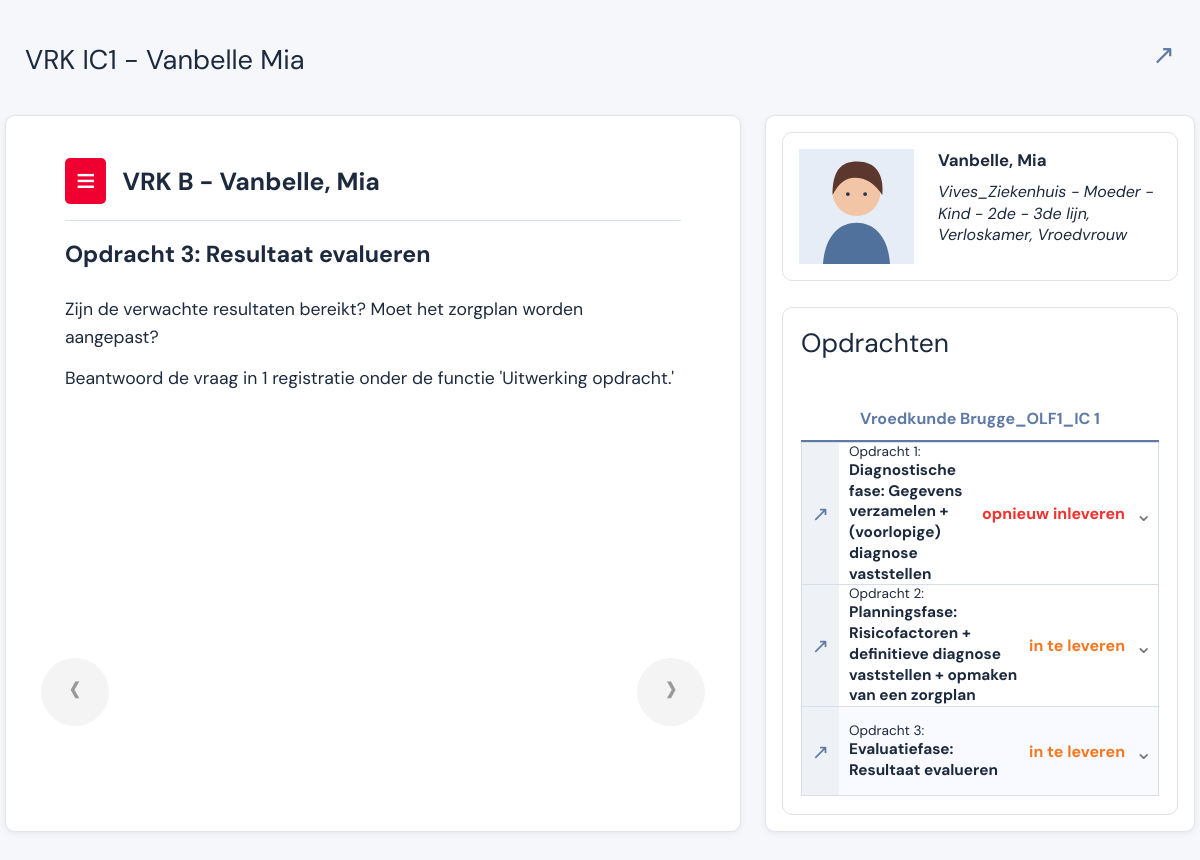
Page /casus/1/?assignment=3 on the committed database.
### dossier/models.py (models this page shows, shortened)
class Case(models.Model):
    title = models.CharField(max_length=180)
    patient = models.ForeignKey(Patient, on_delete=models.PROTECT, related_name="cases")
    course = models.CharField(max_length=180)
    published = models.BooleanField(default=True)

class Patient(models.Model):
    name = models.CharField(max_length=120)
    reference = models.CharField(max_length=40, unique=True)
    image = models.CharField(max_length=240, blank=True)
    context = models.CharField(max_length=280, blank=True)

class Assignment(models.Model):
    class Status(models.TextChoices):
        RESUBMIT = "resubmit", "opnieuw inleveren"
        TODO = "todo", "in te leveren"
        DONE = "done", "ingediend"
    case = models.ForeignKey(Case, on_delete=models.CASCADE, related_name="assignments")
    title = models.CharField(max_length=240)
    phase = models.CharField(max_length=120)
    content = models.TextField(blank=True)
    status = models.CharField(max_length=20, choices=Status.choices, default=Status.TODO)
    position = models.PositiveIntegerField(default=0)
    class Meta:
        ordering = ["position", "id"]

### dossier/views.py (the view)
# urls.py: path("casus/<int:case_id>/", views.case_detail, name="case_detail"),
def case_detail(request, case_id):
    case = get_object_or_404(
        Case.objects.filter(published=True).prefetch_related("modules", "assignments"), id=case_id
    )
    assignments = list(case.assignments.all())
    selected_id = request.GET.get("assignment")
    selected = next((item for item in assignments if str(item.id) == selected_id), None)
    return render(request, "dossier/case_detail.html", {
        "case": case,
        "assignments": assignments,
        "selected": selected,
        "last_assignment": assignments[-1] if assignments else None,
    })

### templates/dossier/case_detail.html (shortened to what this page needs)
{% extends 'base.html' %}
{% block content %}
<main class="case-viewer">
	<header class="viewer-header"><h1>{{ case.title }}</h1><a href="{% url 'dossier:home' %}" aria-label="Terug naar casussen">↗</a></header>
	<div class="viewer-grid">
		<section class="reading-pane">
			<div class="case-banner"><span class="menu-square">≡</span><strong>VRK B - {{ case.patient.name }}</strong></div>
			{% if selected %}
				<h2>{{ selected.phase }}: {{ selected.title|cut:'Diagnostische fase: '|cut:'Planningsfase: '|cut:'Evaluatiefase: ' }}</h2>
				<div class="assignment-content">{{ selected.content|linebreaks }}</div>
			{% endif %}
			<div class="pager"><a href="{% url 'dossier:case_detail' case.id %}?assignment={{ assignments.0.id }}">‹</a>{% if last_assignment %}<a href="{% url 'dossier:case_detail' case.id %}?assignment={{ last_assignment.id }}">›</a>{% endif %}</div>
		</section>
		<aside class="case-panel">
			<section class="patient-card"><img src="{{ case.patient.image }}" alt="Fictieve patiënt {{ case.patient.name }}"><div><strong>{{ case.patient.name }}</strong><p>{{ case.patient.context }}</p></div></section>
			<section class="assignment-panel"><h2>Opdrachten</h2><p class="course-label">{{ case.course }}</p>{% for assignment in assignments %}<a class="assignment-row {% if selected.id == assignment.id %}active-row{% endif %}" href="{% url 'dossier:case_detail' case.id %}?assignment={{ assignment.id }}"><span class="assignment-icon">↗</span><span><small>{{ assignment.phase }}:</small><strong>{{ assignment.title }}</strong></span><b class="status-{{ assignment.status }}">{{ assignment.get_status_display }}</b><span class="arrow">⌄</span></a>{% endfor %}</section>
		</aside>
	</div>
</main>
{% endblock %}

### static/epd.css (style rules this page uses)
:root { --blue:#607aa6;--blue-dark:#526d9c;--ink:#1d2a3e;--muted:#66748b;--line:#d8dee8;--red:#f1322e;--orange:#f47721 }
* { box-sizing:border-box }
body { margin:0;color:var(--ink);font-family:'DM Sans',Arial,sans-serif;background:#f5f7fb }
.open-icon,.assignment-icon { color:var(--blue);background:#eef1f6;display:grid;place-items:center;align-self:stretch;min-height:58px }
.assignment-preview small,.assignment-row small { font-size:.86rem }
.status-resubmit { color:var(--red) }
.status-todo { color:var(--orange) }
.case-viewer { margin:0 auto;padding:10px 5px 30px;max-width:1600px }
.viewer-header { height:105px;padding:27px 20px;display:flex;justify-content:space-between;align-items:start }
.viewer-header h1 { font-size:1.7rem;font-weight:400;margin:5px 0 }
.viewer-header a { color:var(--blue);font-size:1.7rem;text-decoration:none }
.viewer-grid { display:grid;grid-template-columns:minmax(0,1fr) 430px;gap:24px }
.reading-pane,.case-panel { background:#fff;border:1px solid #e1e4e9;border-radius:10px;box-shadow:0 2px 6px #24344b12 }
.reading-pane { min-height:650px;padding:42px 8%;position:relative }
.case-banner { border-bottom:1px solid var(--line);display:flex;align-items:center;gap:16px;padding-bottom:16px;font-size:1.55rem }
.menu-square { background:#ef0030;color:#fff;border-radius:5px;font-size:2.1rem;line-height:.9;padding:8px 11px }
.reading-pane h2 { font-size:1.45rem;margin:18px 0 27px }
.assignment-content { font-size:1.1rem;line-height:1.55;max-width:1000px }
.assignment-content p { margin:0 0 14px }
.pager { position:absolute;bottom:105px;left:35px;right:35px;display:flex;justify-content:space-between }
.pager a { width:68px;height:68px;border-radius:50%;background:#f4f4f5;color:#999;text-decoration:none;font-size:3rem;line-height:60px;text-align:center }
.case-panel { padding:16px }
.patient-card { border:1px solid #e2e2e2;border-radius:10px;padding:16px;display:flex;gap:24px;align-items:start }
.patient-card img { width:120px;height:115px;object-fit:cover }
.patient-card strong { font-size:1.05rem }
.patient-card p { font-style:italic;margin:10px 0 0;line-height:1.35 }
.assignment-panel { border:1px solid #e2e2e2;border-radius:10px;margin-top:26px;padding:18px }
.assignment-panel h2 { font-size:1.65rem;font-weight:400;margin:0 0 48px }
.course-label { color:var(--blue);font-weight:700;text-align:center;border-bottom:2px solid var(--blue);padding-bottom:11px;margin:0 }
.assignment-panel .assignment-row { display:grid;grid-template-columns:37px 1fr auto 15px;gap:10px;align-items:center;text-decoration:none;color:var(--ink);border:1px solid var(--line);border-top:0;padding:0 8px 0 0;min-height:88px }
.assignment-panel .assignment-row:first-of-type { border-top:1px solid var(--line) }
.assignment-panel .assignment-row:hover,.assignment-panel .active-row { background:#f8faff }
.assignment-panel .assignment-icon { min-height:88px }
.assignment-panel .assignment-row span:nth-child(2) { display:flex;flex-direction:column }
.assignment-panel .assignment-row strong { font-size:.96rem;line-height:1.35 }
.assignment-panel .assignment-row small { font-size:.85rem }
.assignment-panel .arrow { font-size:1.3rem;color:#777 }
.assignment-row { display:grid;grid-template-columns:55px 1fr auto 20px;gap:15px;align-items:center;padding:16px 18px;border-bottom:1px solid var(--line);background:#fff }
.assignment-row:first-of-type { border-top:1px solid var(--line) }
.assignment-icon { min-height:75px;font-size:1.3rem }
.arrow { color:var(--muted);font-size:1.4rem }

### rows in the picture
Case: title "VRK IC1 - Vanbelle Mia", patient.name "Vanbelle, Mia", patient.image (picture), patient.context "Vives_Ziekenhuis - Moeder - Kind - 2de - 3de lijn, Verloskamer, Vroedvrouw", course "Vroedkunde Brugge_OLF1_IC 1"
Assignment: phase "Opdracht 3", title "Resultaat evalueren", content "Zijn de verwachte resultaten bereikt? Moet het zorgplan worden aangepast? Beantwoord de vraag in 1 registratie onder de functie 'Uitwerking opdracht.'", title "Evaluatiefase: Resultaat evalueren", status "in te leveren"
Assignment: phase "Opdracht 1", title "Diagnostische fase: Gegevens verzamelen + (voorlopige) diagnose vaststellen", status "opnieuw inleveren"
Assignment: phase "Opdracht 2", title "Planningsfase: Risicofactoren + definitieve diagnose vaststellen + opmaken van een zorgplan", status "in te leveren"
